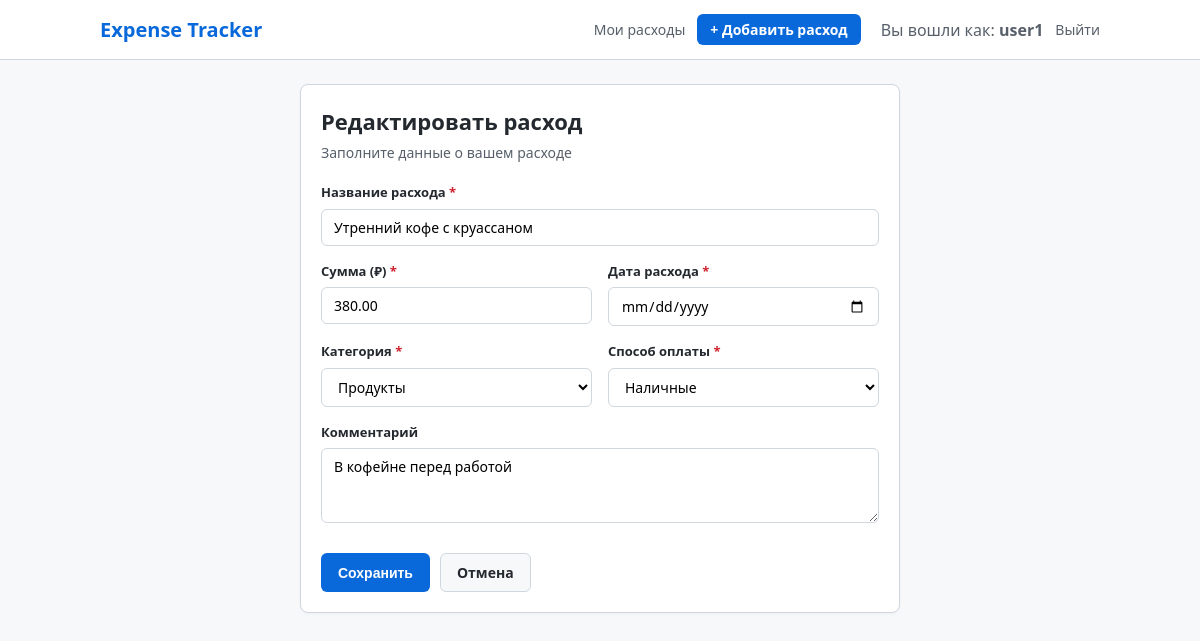
The app's page /6/edit/ (signed in) with its own data.
### expenses/models.py (models this page shows, shortened)
class Expense(models.Model):
    CATEGORY_CHOICES = [
        ("food", "Продукты"),
        ("transport", "Транспорт"),
        ("education", "Обучение"),
        ("entertainment", "Развлечения"),
        ("health", "Здоровье"),
        ("other", "Другое"),
    ]
    PAYMENT_METHOD_CHOICES = [
        ("card", "Карта"),
        ("cash", "Наличные"),
    ]
    title = models.CharField(max_length=200, verbose_name="Название расхода")
    amount = models.DecimalField(max_digits=10, decimal_places=2, verbose_name="Сумма")
    category = models.CharField(max_length=30, choices=CATEGORY_CHOICES, verbose_name="Категория")
    payment_method = models.CharField(max_length=20, choices=PAYMENT_METHOD_CHOICES, verbose_name="Способ оплаты")
    expense_date = models.DateField(verbose_name="Дата расхода")
    comment = models.TextField(blank=True, default="", verbose_name="Комментарий")
    created_at = models.DateTimeField(auto_now_add=True, verbose_name="Дата создания")
    user = models.ForeignKey(settings.AUTH_USER_MODEL, on_delete=models.CASCADE, related_name="expenses", verbose_name="Пользователь")
    class Meta:
        ordering = ["-expense_date", "-created_at"]
        verbose_name = "Расход"
        verbose_name_plural = "Расходы"

### expenses/views.py (the view)
# urls.py: path("<int:pk>/edit/", views.expense_edit, name="edit"),
@login_required
def expense_edit(request: HttpRequest, pk: int) -> HttpResponse:
    expense = get_object_or_404(Expense, pk=pk, user=request.user)
    if request.method == "POST":
        form = ExpenseForm(request.POST, instance=expense)
        if form.is_valid():
            form.save()
            messages.success(request, f"Расход «{expense.title}» успешно обновлен.")
            return redirect("expenses:detail", pk=expense.pk)
    else:
        form = ExpenseForm(instance=expense)
    return render(
        request,
        "expenses/expense_form.html",
        {"form": form, "expense": expense, "action": "Редактировать расход"},
    )

### expenses/forms.py (shortened to what this page needs)
class ExpenseForm(forms.ModelForm):
    class Meta:
        model = Expense
        fields = [
            "title",
            "amount",
            "category",
            "payment_method",
            "expense_date",
            "comment",
        ]
        widgets = {
            "title": forms.TextInput(attrs={"placeholder": "Например: Продукты в супермаркете"}),
            "amount": forms.NumberInput(attrs={"placeholder": "0.00", "step": "0.01", "min": "0.01"}),
            "category": forms.Select(),
            "payment_method": forms.Select(),
            "expense_date": forms.DateInput(attrs={"type": "date"}),
            "comment": forms.Textarea(attrs={"rows": 3, "placeholder": "Необязательный комментарий..."}),
        }

### templates/expenses/expense_form.html (shortened to what this page needs)
{% extends 'base.html' %}
{% block content %}
<div class="form-container">
    <div class="card form-card">
        <div class="form-card-header">
            <h1 class="form-title">{{ action }}</h1>
            <p class="form-subtitle">Заполните данные о вашем расходе</p>
        </div>
        <form method="post" novalidate class="custom-form">
            <div class="form-group {% if form.title.errors %}has-error{% endif %}">
                <label for="{{ form.title.id_for_label }}" class="form-label">
                    {{ form.title.label }} <span class="required">*</span>
                </label>
                {{ form.title }}
            </div>
            <div class="form-row">
                <div class="form-group {% if form.amount.errors %}has-error{% endif %}">
                    <label for="{{ form.amount.id_for_label }}" class="form-label">
                        {{ form.amount.label }} (₽) <span class="required">*</span>
                    </label>
                    {{ form.amount }}
                </div>
                <div class="form-group {% if form.expense_date.errors %}has-error{% endif %}">
                    <label for="{{ form.expense_date.id_for_label }}" class="form-label">
                        {{ form.expense_date.label }} <span class="required">*</span>
                    </label>
                    {{ form.expense_date }}
                </div>
            </div>
            <div class="form-row">
                <div class="form-group {% if form.category.errors %}has-error{% endif %}">
                    <label for="{{ form.category.id_for_label }}" class="form-label">
                        {{ form.category.label }} <span class="required">*</span>
                    </label>
                    {{ form.category }}
                </div>
                <div class="form-group {% if form.payment_method.errors %}has-error{% endif %}">
                    <label for="{{ form.payment_method.id_for_label }}" class="form-label">
                        {{ form.payment_method.label }} <span class="required">*</span>
                    </label>
                    {{ form.payment_method }}
                </div>
            </div>
            <div class="form-group {% if form.comment.errors %}has-error{% endif %}">
                <label for="{{ form.comment.id_for_label }}" class="form-label">
                    {{ form.comment.label }}
                </label>
                {{ form.comment }}
            </div>
            <div class="form-actions">
                <button type="submit" class="btn btn-primary">Сохранить</button>
                {% if expense %}
                    <a href="{% url 'expenses:detail' expense.pk %}" class="btn btn-secondary">Отмена</a>
                {% else %}
                    <a href="{% url 'expenses:list' %}" class="btn btn-secondary">Отмена</a>
                {% endif %}
            </div>
        </form>
    </div>
</div>
{% endblock %}

### templates/_header.html
{% load static %}
<header>
    <div class="nav-container">
        <a href="{% url 'expenses:list' %}" class="brand">Expense Tracker</a>
        <nav>
            {% if user.is_authenticated %}
                <a href="{% url 'expenses:list' %}">Мои расходы</a>
                <a href="{% url 'expenses:create' %}" class="btn btn-primary" style="padding: 4px 12px; color: white;">+ Добавить расход</a>
                <span style="color: #57606a; margin-left: 8px;">Вы вошли как: <strong>{{ user.username }}</strong></span>
                <a href="{% url 'accounts:logout' %}">Выйти</a>
            {% else %}
                <a href="{% url 'accounts:login' %}">Войти</a>
                <a href="{% url 'accounts:register' %}" class="btn btn-primary" style="padding: 4px 12px; color: white;">Регистрация</a>
            {% endif %}
        </nav>
    </div>
</header>

### static/style.css (style rules this page uses)
* { box-sizing: border-box; margin: 0; padding: 0; }
body { font-family: system-ui, -apple-system, "Segoe UI", Roboto, sans-serif; color: #24292f; background-color: #f6f8fa; line-height: 1.5; padding-bottom: 50px; }
header { background-color: #ffffff; border-bottom: 1px solid #d0d7de; padding: 14px 24px; margin-bottom: 24px; }
.nav-container { max-width: 1000px; margin: 0 auto; display: flex; justify-content: space-between; align-items: center; flex-wrap: wrap; gap: 12px; }
.brand { font-size: 20px; font-weight: 700; color: #0969da; text-decoration: none; }
nav { display: flex; align-items: center; gap: 12px; flex-wrap: wrap; }
nav a { color: #57606a; text-decoration: none; font-size: 14px; font-weight: 500; }
.card { background-color: #ffffff; border: 1px solid #d0d7de; border-radius: 8px; padding: 20px; margin-bottom: 20px; box-shadow: 0 1px 3px rgba(31,35,40,0.04); }
.btn { display: inline-block; padding: 8px 16px; font-size: 14px; font-weight: 600; text-align: center; border-radius: 6px; text-decoration: none; cursor: pointer; border: 1px solid transparent; transition: background-color 0.15s ease; }
.btn-primary { background-color: #0969da; color: #ffffff; }
.btn-secondary { background-color: #f6f8fa; color: #24292f; border: 1px solid #d0d7de; }
input[type="text"], input[type="email"], input[type="password"], input[type="date"], input[type="number"], select, textarea { width: 100%; padding: 8px 12px; font-size: 14px; border: 1px solid #d0d7de; border-radius: 6px; font-family: inherit; background-color: #ffffff; }
.form-container, .confirm-container, .detail-container, .auth-container { max-width: 600px; margin: 20px auto; }
.form-card-header { margin-bottom: 20px; }
.form-title { font-size: 22px; font-weight: 700; margin-bottom: 4px; }
.form-subtitle { font-size: 14px; color: #57606a; }
.form-group { margin-bottom: 16px; }
.form-row { display: grid; grid-template-columns: 1fr 1fr; gap: 16px; }
.form-label { display: block; font-size: 13px; font-weight: 600; margin-bottom: 6px; color: #24292f; }
.required { color: #cf222e; }
.form-actions { display: flex; gap: 10px; margin-top: 24px; }

### records on screen
Expense: title "Утренний кофе с круассаном", amount "380.00", category "Продукты", payment_method "Наличные", comment "В кофейне перед работой"

### other values on screen
{{ user.username }} "user1"
{{ action }} "Редактировать расход"
